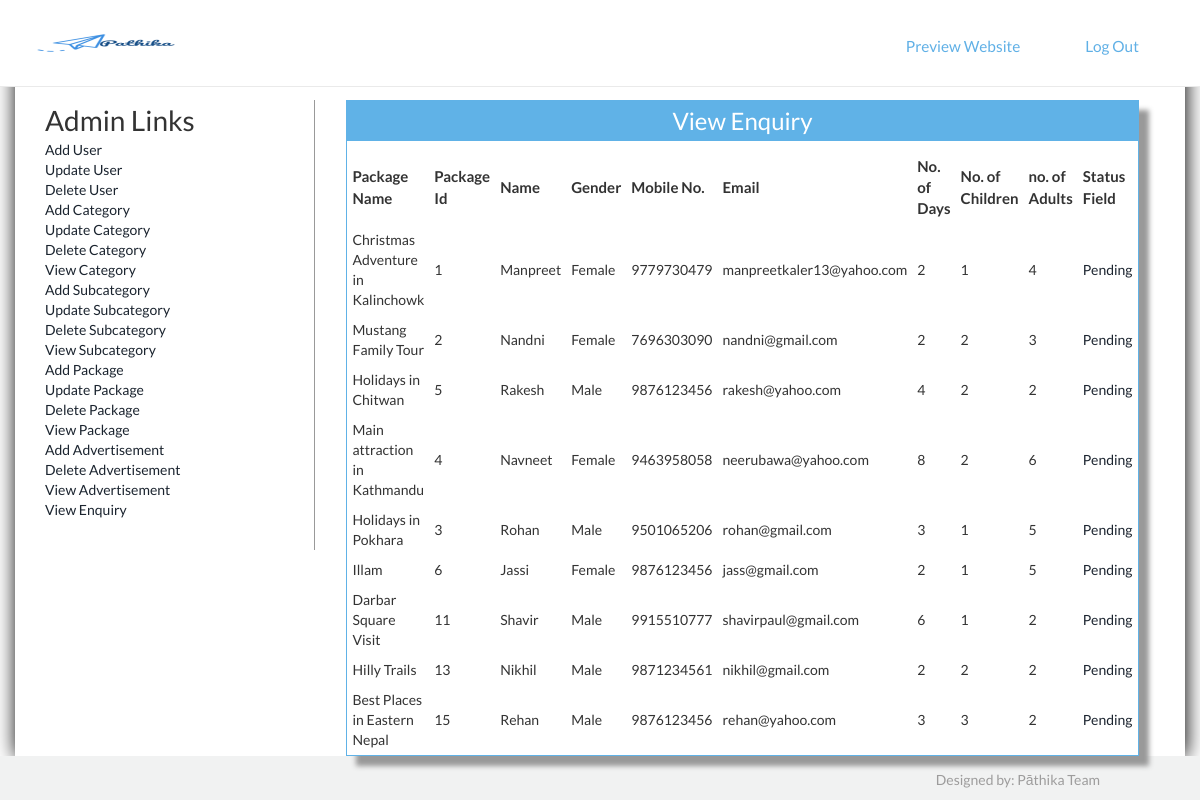
Screenshot of /Travel/Admin/viewenquiry.php (signed in) with the database file from the repository.
### tables this page shows
CREATE TABLE IF NOT EXISTS `enquiry` (
  `Enquiryid` int(50) NOT NULL AUTO_INCREMENT,
  `Packageid` int(50) NOT NULL,
  `Name` varchar(200) NOT NULL,
  `Gender` varchar(20) NOT NULL,
  `Mobileno` varchar(20) NOT NULL,
  `Email` varchar(50) NOT NULL,
  `NoofDays` int(50) NOT NULL,
  `Child` int(50) NOT NULL,
  `Adults` int(50) NOT NULL,
  `Message` varchar(900) NOT NULL,
  `Statusfield` varchar(200) NOT NULL,
  PRIMARY KEY (`Enquiryid`)
);

CREATE TABLE IF NOT EXISTS `package` (
  `Packid` int(200) NOT NULL AUTO_INCREMENT,
  `Packname` varchar(1000) NOT NULL,
  `Category` int(200) NOT NULL,
  `Subcategory` int(200) NOT NULL,
  `Packprice` int(200) NOT NULL,
  `Pic1` varchar(8000) NOT NULL,
  `Pic2` varchar(8000) NOT NULL,
  `Pic3` varchar(8000) NOT NULL,
  `Detail` varchar(8000) NOT NULL,
  PRIMARY KEY (`Packid`)
);

### Travel/Admin/viewenquiry.php (the view, shortened to what this page needs)
<!DOCTYPE html>
<html>
<head>
<link href="style.css" rel="stylesheet" type="text/css" />
<link href="../css/bootstrap.css" rel='stylesheet' type='text/css'/>
<link href="../css/style.css" rel="stylesheet" type="text/css" media="all"/>
<link href="../css/animate.css" rel="stylesheet" type="text/css" media="all">
</head>
<body>
<?php include('function.php'); ?>
<?php include('top.php'); ?>
<div style="padding-top:100px; box-shadow:1px 1px 20px black; min-height:570px" class="container">
<div class="col-sm-3" style="border-right:1px solid #999; min-height:450px;">
<?php include('left.php'); ?>
</div>
<div class="col-sm-9">
<form method="post">
<table border="0" width="90%" height="300px" align="center" class="tableshadow">
<tr><td class="toptd">View Enquiry</td></tr>
<tr><td align="center" valign="top" style="padding-top:10px;">
<table border="0" align="center" width="95%">
<tr><td style="font-size:15px; padding:5px; font-weight:bold;" >Package Name</td>
<td style="font-size:15px; padding:5px; font-weight:bold; ">Package Id</td>
<td style="font-size:15px; padding:5px; font-weight:bold;">Name</td>
<td style="font-size:15px; padding:5px; font-weight:bold;">Gender</td>
<td style="font-size:15px; padding:5px; font-weight:bold;">Mobile No.</td>
<td style="font-size:15px; padding:5px; font-weight:bold;">Email</td>
<td style="font-size:15px; padding:5px; font-weight:bold;">No. of Days</td>
<td style="font-size:15px; padding:5px; font-weight:bold;">No. of Children</td>
<td style="font-size:15px; padding:5px; font-weight:bold;">no. of Adults</td>
<td style="font-size:15px; padding:5px; font-weight:bold;">Status Field</td></tr>
<?php
$s="select * from enquiry,package where enquiry.Packageid=package.Packid";
$result=mysqli_query($cn,$s);
while($data=mysqli_fetch_array($result))
{
		echo "<td style=' padding:5px;'>$data[12]</td>
		<td style=' padding:5px;'>$data[1]</td>
		<td style=' padding:5px;'>$data[2]</td>
		<td style=' padding:5px;'>$data[3]</td>
		<td style=' padding:5px;'>$data[4]</td>
		<td style=' padding:5px;'>$data[5]</td>
		<td style=' padding:5px;'>$data[6]</td>
		<td style=' padding:5px;'>$data[7]</td>
		<td style=' padding:5px;'>$data[8]</td>
		<td style=' padding:5px;'><a href='chstatus.php?eid=$data[0]'>$data[10]</a></td>
		</tr>";
}
?>
</table>
</form>
</div>
</div>
<?php include('bottom.php'); ?>
</body>
</html>

### Travel/Admin/style.css (style rules this page uses)
.tableshadow { box-shadow:10px 10px 5px #999; padding-top:40px; border:solid 1px #60b2e7 }
.toptd { color:white; font-size:24px; text-align:center; height:40px; background-color:#60b2e7 }

### Travel/css/style.css (style rules this page uses)
body { margin:0; padding:0; font-family: 'Lato', sans-serif; -webkit-appearance:none; }
body a { transition:0.5s all; -webkit-transition:0.5s all; -moz-transition:0.5s all; -o-transition:0.5s all; -ms-transition:0.5s all; }
.container:after { content: "\0020"; display: block; height: 0; clear: both; visibility: hidden; }

### rows the page displays
enquiry: Packageid.Packname "Christmas Adventure in Kalinchowk", Packageid "1", Name "Manpreet", Gender "Female", Mobileno "9779730479", Email "manpreetkaler13@yahoo.com", NoofDays "2", Child "1", Adults "4", Statusfield "Pending"
enquiry: Packageid.Packname "Mustang Family Tour", Packageid "2", Name "Nandni", Gender "Female", Mobileno "7696303090", Email "nandni@gmail.com", NoofDays "2", Child "2", Adults "3", Statusfield "Pending"
enquiry: Packageid.Packname "Holidays in Chitwan", Packageid "5", Name "Rakesh", Gender "Male", Mobileno "9876123456", Email "rakesh@yahoo.com", NoofDays "4", Child "2", Adults "2", Statusfield "Pending"
enquiry: Packageid.Packname "Main attraction in Kathmandu", Packageid "4", Name "Navneet", Gender "Female", Mobileno "9463958058", Email "neerubawa@yahoo.com", NoofDays "8", Child "2", Adults "6", Statusfield "Pending"
enquiry: Packageid.Packname "Holidays in Pokhara", Packageid "3", Name "Rohan", Gender "Male", Mobileno "9501065206", Email "rohan@gmail.com", NoofDays "3", Child "1", Adults "5", Statusfield "Pending"
enquiry: Packageid.Packname "Illam", Packageid "6", Name "Jassi", Gender "Female", Mobileno "9876123456", Email "jass@gmail.com", NoofDays "2", Child "1", Adults "5", Statusfield "Pending"
enquiry: Packageid.Packname "Darbar Square Visit", Packageid "11", Name "Shavir", Gender "Male", Mobileno "9915510777", Email "shavirpaul@gmail.com", NoofDays "6", Child "1", Adults "2", Statusfield "Pending"
enquiry: Packageid.Packname "Hilly Trails", Packageid "13", Name "Nikhil", Gender "Male", Mobileno "9871234561", Email "nikhil@gmail.com", NoofDays "2", Child "2", Adults "2", Statusfield "Pending"
enquiry: Packageid.Packname "Best Places in Eastern Nepal", Packageid "15", Name "Rehan", Gender "Male", Mobileno "9876123456", Email "rehan@yahoo.com", NoofDays "3", Child "3", Adults "2", Statusfield "Pending"
